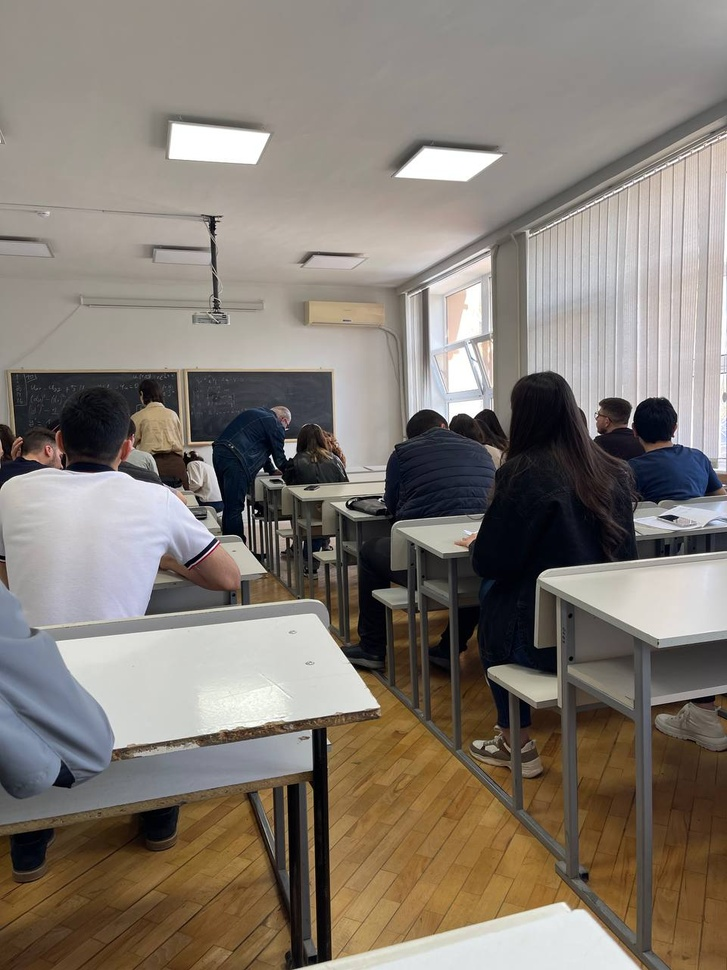
#> input picture image1.jpg, 727 x 970 px, shrunk from 960 x 1280 before the run
$ python main.py --left_img image1.jpg --right_img image2.jpg
#> lines starting #> are read from the running program, lines starting #| are printed output that depends on the picture
import cv2
import numpy as np
import matplotlib.pyplot as plt
import imageio
import argparse
import warnings


def key_points_matching_brute_force(features_first_img, features_second_img, method):

    bf = create_matching_object(method, crossCheck=True)
    best_matches = bf.match(features_second_img, features_first_img)

    # Sort the features in order of distance.
    # The points with small distance (more similarity) are ordered first in the vector
    rawMatches = sorted(best_matches, key=lambda x: x.distance)
    return rawMatches

def key_points_matching_knn(features_first_img, features_second_img, ratio, method):
    bf = create_matching_object(method, crossCheck=False)
    rawMatches = bf.knnMatch(features_second_img, features_first_img, k=2) # Match descriptors.
    matches = []

    for m,n in rawMatches:
        if m.distance < n.distance * ratio:
            matches.append(m)
    return matches

def select_descriptor_methods(image, method=None):
    assert method is not None, "Please define a feature descriptor method. accepted Values are: 'sift', 'surf'"

    if method == 'sift':
        descriptor = cv2.SIFT_create()
    elif method == 'brisk':
        descriptor = cv2.BRISK_create()
    elif method == 'orb':
        descriptor = cv2.ORB_create()

    (keypoints, features) = descriptor.detectAndCompute(image, None)

    return (keypoints, features)

def create_matching_object(method, crossCheck):
    "Create and return a Matcher Object"

    # For BF matcher, first we have to create the BFMatcher object using cv2.BFMatcher().
    # It takes two optional params.
    # normType - It specifies the distance measurement
    # crossCheck - which is false by default. If it is true, Matcher returns only those matches
    # with value (i,j) such that i-th descriptor in set A has j-th descriptor in set B as the best match
    # and vice-versa.
    if method == 'sift' or method == 'surf':
        bf = cv2.BFMatcher(cv2.NORM_L2, crossCheck=crossCheck)
    elif method == 'orb' or method == 'brisk':
        bf = cv2.BFMatcher(cv2.NORM_HAMMING, crossCheck=crossCheck)
    return bf

def homography_stitching(keypoints_first_img, keypoints_second_img, matches, reprojThresh):
    # Converting the keypoints to numpy arrays before passing them for calculating Homography Matrix.
    # Because we are supposed to pass 2 arrays of coordinates to cv2.findHomography, as in I have these points in image-1, and I have points in image-2, so now what is the homography matrix to transform the points from image 1 to image 2

    keypoints_second_img = np.float32([keypoint.pt for keypoint in keypoints_second_img])
    keypoints_first_img = np.float32([keypoint.pt for keypoint in keypoints_first_img])

    if len(matches) > 4:
        # construct the two sets of points
        points_first = np.float32([keypoints_second_img[m.queryIdx] for m in matches])
        points_second = np.float32([keypoints_first_img[m.trainIdx] for m in matches])
        (H, status) = cv2.findHomography(points_first, points_second, cv2.RANSAC, reprojThresh) # Calculate the homography between the sets of points

        return (matches, H, status)
    else:
        raise Exception("An error occurred during keypoints matching: probably the images are not part of the same scene.")


def main():

    parser = argparse.ArgumentParser(
                    prog='ImStitcher',
                    description='The utility that stitch two images',
                    epilog='Usage info')

    parser.add_argument('-img1', '--left_img', required=True, help='Left image')
    parser.add_argument('-img2', '--right_img', required=True, help='Right image')
    parser.add_argument('-out', '--output', default='output.jpg', help='Output filename')
    parser.add_argument('-algo', '--algorithm', choices=['sift', 'brisk', 'orb'], default='sift', help='An algorithm name for image stitching')
    parser.add_argument('-flt', '--filter', choices=['knn', 'bf'], default='bf')
    parser.add_argument('-v', '--verbose', action='store_true', default=False)

    args = parser.parse_args()

    feature_extraction_algo = args.algorithm
    feature_to_match = args.filter

    first_img = cv2.imread(args.left_img)
#> first_img is the input picture: shape (970, 727, 3); mean B, G, R 114.9, 123.4, 131.6
    first_img = cv2.cvtColor(first_img,cv2.COLOR_BGR2RGB)
    first_img_gray = cv2.cvtColor(first_img, cv2.COLOR_RGB2GRAY)
    second_img = cv2.imread(args.right_img)
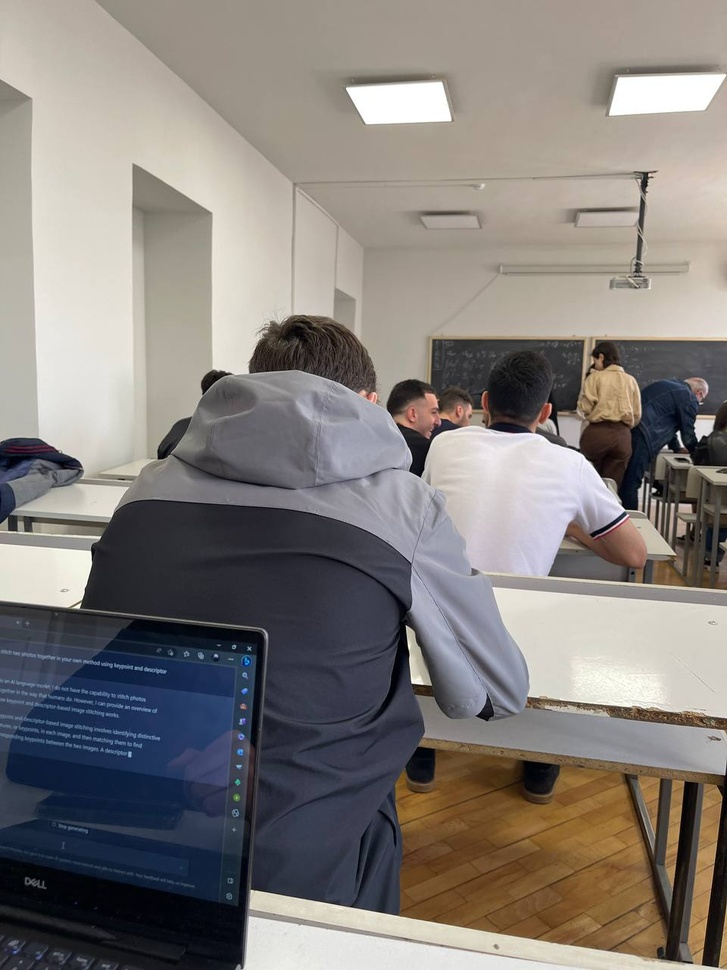
#> input picture image2.jpg, 727 x 970 px, shrunk from 960 x 1280 before the run
#> second_img is the input picture: shape (970, 727, 3); mean B, G, R 123.1, 126.5, 131.7
    second_img = cv2.cvtColor(second_img, cv2.COLOR_BGR2RGB)
    second_img_gray = cv2.cvtColor(second_img, cv2.COLOR_RGB2GRAY)
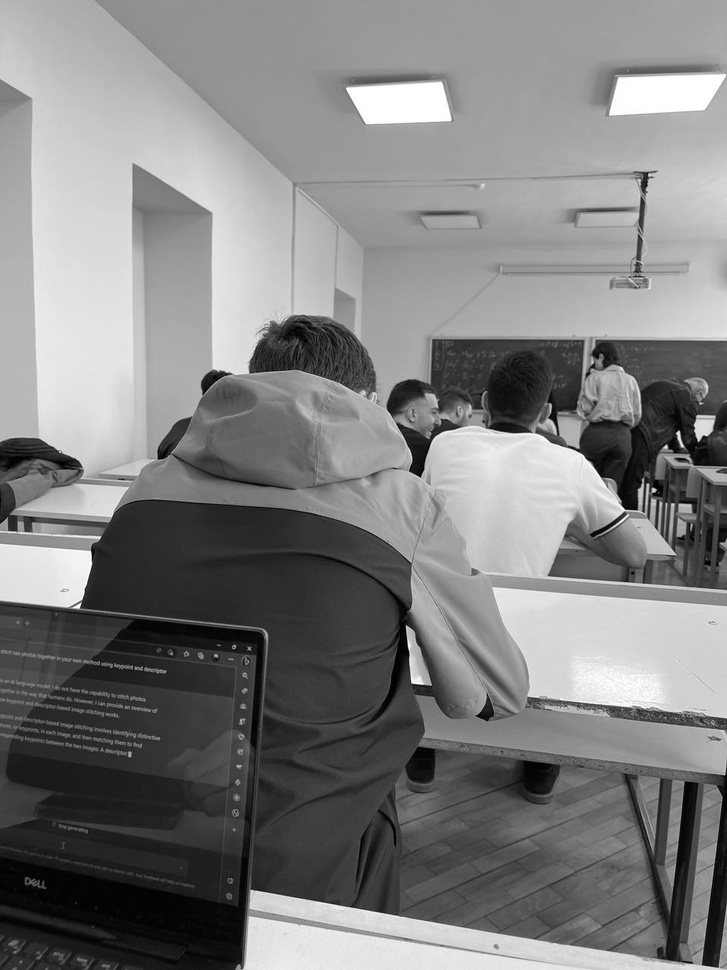
#> second_img_gray: shape (970, 727); min 0, max 255, mean 127.6

    keypoints_first_img, features_first_img = select_descriptor_methods(first_img_gray, method=feature_extraction_algo)
#> in select_descriptor_methods, `(keypoints, features) = descriptor.detectAndCompute(image, None)`: keypoints = 1181 keypoints; strongest (x, y, size): (271, 456, 2.1), (290, 449, 10.5), (262, 470, 2.4), (273, 523, 1.9)
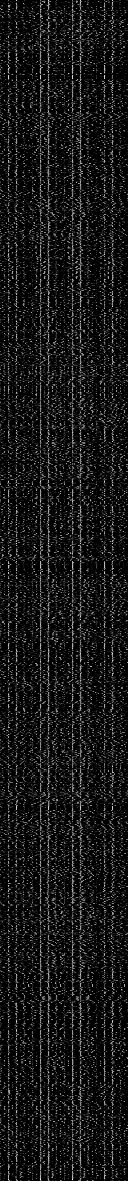
#> features_first_img: shape (1181, 128) float32; min 0, max 239, mean 23.5
#> keypoints_first_img has the same summary as keypoints in select_descriptor_methods
    keypoints_second_img, features_second_img = select_descriptor_methods(second_img_gray, method=feature_extraction_algo)
#> in select_descriptor_methods (call 2), `(keypoints, features) = descriptor.detectAndCompute(image, None)`: keypoints = 1443 keypoints; strongest (x, y, size): (703, 426, 13.7), (654, 490, 3), (678, 433, 3), (666, 447, 2.6)
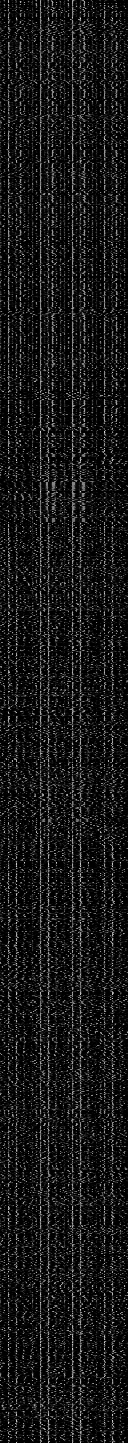
#> features_second_img: shape (1443, 128) float32; min 0, max 221, mean 23.5
#> keypoints_second_img has the same summary as keypoints in select_descriptor_methods

    fig = plt.figure(figsize=(15,10))
    plt.axis('off')

    if(args.verbose):
        fig.add_subplot(2, 2, 1)
        plt.imshow(cv2.drawKeypoints(first_img_gray,keypoints_first_img,None,color=(0,255,0)))
        fig.add_subplot(2, 2, 2)
        plt.imshow(cv2.drawKeypoints(second_img_gray,keypoints_second_img,None,color=(0,255,0)))


    if feature_to_match == 'bf':
        matches = key_points_matching_brute_force(features_first_img, features_second_img, method=feature_extraction_algo)
#> in key_points_matching_brute_force, `best_matches = bf.match(features_second_img, features_first_img)`: best_matches = 408 matches
#> matches = 408 matches
        mapped_features_image = cv2.drawMatches(second_img, keypoints_second_img, first_img, keypoints_first_img,
                                                matches[:100],
                                                None, flags=cv2.DrawMatchesFlags_NOT_DRAW_SINGLE_POINTS)
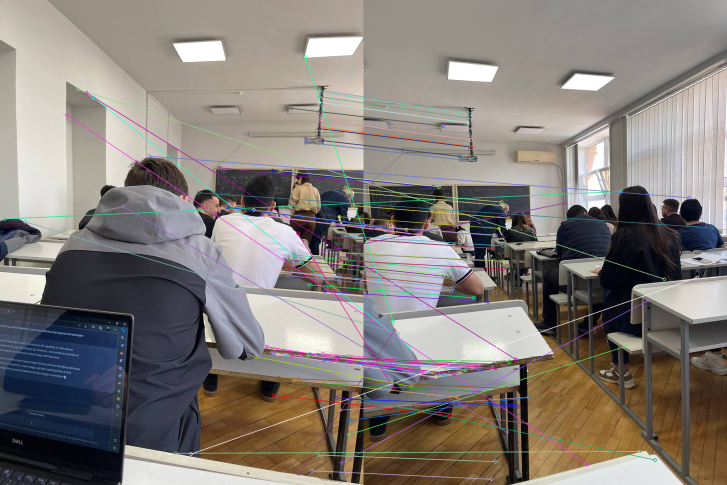
#> mapped_features_image: shape (970, 1454, 3) (shown at 1/2 size); mean R, G, B 131.9, 125.6, 120.5
        if(args.verbose):
            fig.add_subplot(2, 1, 2)
            plt.imshow(mapped_features_image)
            plt.show(block=False)

    elif feature_to_match == 'knn':
        matches = key_points_matching_knn(features_first_img, features_second_img, ratio=0.75, method=feature_extraction_algo)
        mapped_features_image_knn = cv2.drawMatches(second_img, keypoints_second_img, first_img, keypoints_first_img,
                                                    np.random.choice(matches, 100),
                                                    None, flags=cv2.DrawMatchesFlags_NOT_DRAW_SINGLE_POINTS)
        if(args.verbose):
            fig.add_subplot(2, 1, 2)
            plt.imshow(mapped_features_image_knn)
            plt.show(block=False)

    (matches, homography_matrix, status) = homography_stitching(keypoints_first_img, keypoints_second_img, matches, reprojThresh=4)
#> in homography_stitching, `keypoints_second_img = np.float32([keypoint.pt for keypoint in keypoin..`: keypoints_second_img = 1443 pairs, first value 2.38 to 723.7, second value 81.46 to 966.2
#> in homography_stitching, `keypoints_first_img = np.float32([keypoint.pt for keypoint in keypoint..`: keypoints_first_img = 1181 pairs, first value 2.38 to 724.1, second value 132.6 to 966.9
#> in homography_stitching, `points_first = np.float32([keypoints_second_img[m.queryIdx] for m in m..`: points_first = 408 pairs, first value 6.49 to 720.5, second value 88.83 to 966.2
#> in homography_stitching, `points_second = np.float32([keypoints_first_img[m.trainIdx] for m in m..`: points_second = 408 pairs, first value 17.95 to 721.8, second value 139.8 to 961
#> in homography_stitching, `(H, status) = cv2.findHomography(points_first, points_second, cv2.RANS..`: H = [[2.15, 0.218, -993.7], [0.604, 1.87, -271.6], [0.00162, -4.33e-05, 1]]; status = 408 values, max 1 at index 1, min 0 at index 0, mean 0.162
#> homography_matrix has the same summary as H in homography_stitching

    width = first_img.shape[1] + second_img.shape[1]
#> width = 1454
    height = max(first_img.shape[0], second_img.shape[0])
#> height = 970


    result = cv2.warpPerspective(second_img, homography_matrix,  (width, height))
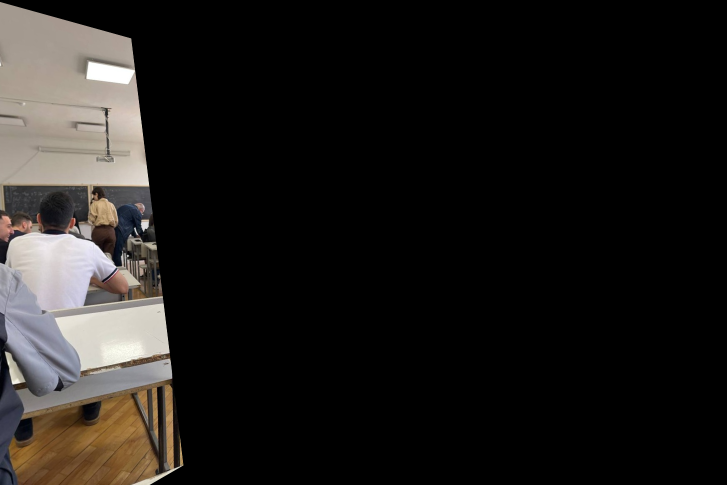
#> result: shape (970, 1454, 3) (shown at 1/2 size); mean R, G, B 30, 27.7, 25.7
    result[0:first_img.shape[0], 0:first_img.shape[1]] = first_img
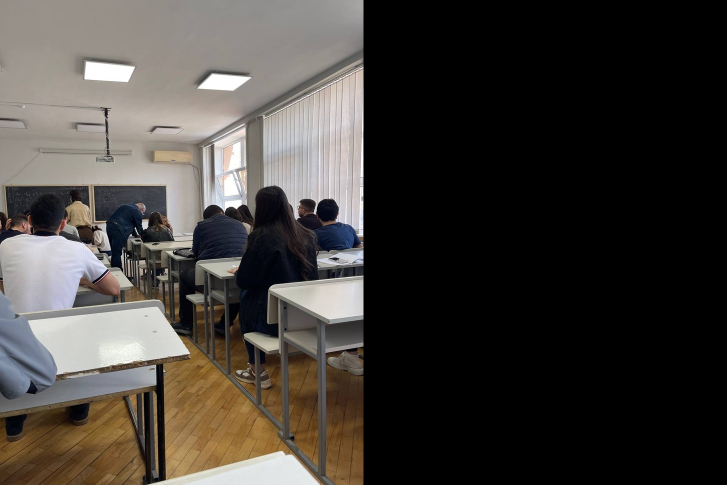
#> result: shape (970, 1454, 3) (shown at 1/2 size); mean R, G, B 65.8, 61.7, 57.5

    imageio.imwrite(args.output, result)

    plt.figure(figsize=(15,10))
    plt.axis('off')
    plt.imshow(result)
    plt.show()


if __name__=="__main__":
    main()
